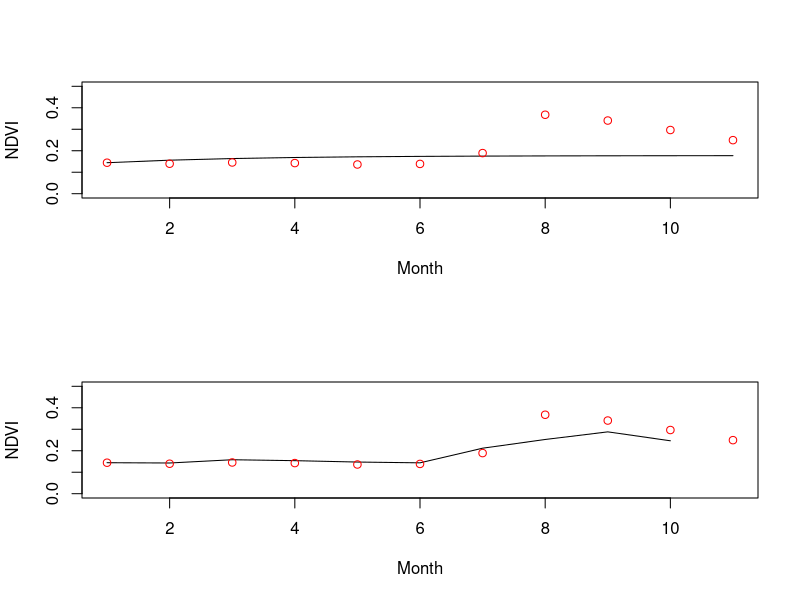

The R source for this figure:
setwd(dirname(rstudioapi::getActiveDocumentContext()$path))##set working directory to current file 


data = read.csv('./../data/portal_timeseries.csv')
n<-length(data$NDVI)
#remove last 10
datafit<-data[1:(n-10),] ##

nfit<-length(datafit$NDVI)###Find length of shortened data frame
model<-glm(NDVI[-1]~NDVI[-(nfit)],data=datafit)###Fit glm, indexing removes the first and last years from reponse/explanatory
model

beta<-c(model$coefficients) #extract coefficients from fitted model. this will be used for forecast

#Forecasting function. I chose to nest the loop inside the function. But it would also work to make a loop and just a function solve for the values for a single year.
#yinit is the starting value, t is the number of years the forecast is for.
ARforecast<-function(b0,b1,yinit,t){
  yout<-numeric(t)
  yout[1]<-yinit
  for (i in 2:t){
    yout[i]<-b0+b1*yout[i-1]
    
  }
  return(yout)
  
}

Forecast1<-ARforecast(b0=beta[1],b1=beta[2],yinit=datafit$NDVI[nfit],t=11)

par(mfrow=c(2,1))
plot(1:11,Forecast1,ylab='NDVI',xlab='Month', type='l', ylim=c(0,.5))
points(data$NDVI[(n-10):n], col='red')




model2<-glm(NDVI[-1]~NDVI[-(nfit)]+rain[-(nfit)],data=datafit)
model2

raint_1<-data$rain[(n-10):(n-1)]
beta<-c(model2$coefficients)
ARforecastrain<-function(b0,b1,b2,yinit,t){
  yout<-numeric(t)
  yout[1]<-yinit
  for (i in 2:t){
    yout[i]<-b0+b1*yout[i-1]+b2*raint_1[i]
    
  }
  return(yout)
  
}

Forecast2<-ARforecastrain(b0=beta[1],b1=beta[2],b2=beta[3],yinit=datafit$NDVI[nfit],t=11)

plot(1:11,Forecast2,ylab='NDVI',xlab='Month', type='l',ylim=c(0,.5))
points(data$NDVI[(n-10):n], col='red')
